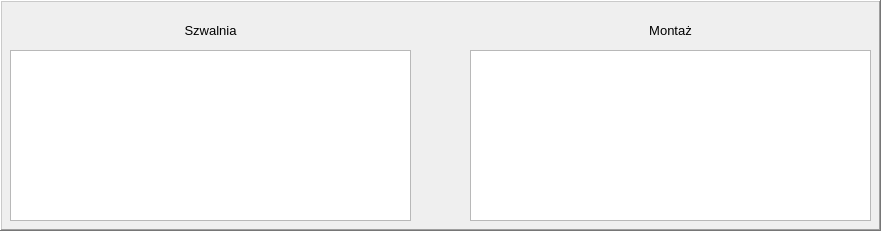
  <widget class="QFrame" name="frame_13">
   <property name="geometry">
    <rect>
     <x>10</x>
     <y>710</y>
     <width>881</width>
     <height>231</height>
    </rect>
   </property>
   <property name="frameShape">
    <enum>QFrame::WinPanel</enum>
   </property>
   <property name="frameShadow">
    <enum>QFrame::Raised</enum>
   </property>
   <widget class="QLabel" name="label_17">
    <property name="geometry">
     <rect>
      <x>10</x>
      <y>10</y>
      <width>401</width>
      <height>41</height>
     </rect>
    </property>
    <property name="font">
     <font>
      <family>MS Shell Dlg 2</family>
      <pointsize>10</pointsize>
     </font>
    </property>
    <property name="text">
     <string>Szwalnia</string>
    </property>
    <property name="alignment">
     <set>Qt::AlignCenter</set>
    </property>
   </widget>
   <widget class="QLabel" name="label_18">
    <property name="geometry">
     <rect>
      <x>470</x>
      <y>10</y>
      <width>401</width>
      <height>41</height>
     </rect>
    </property>
    <property name="font">
     <font>
      <family>MS Shell Dlg 2</family>
      <pointsize>10</pointsize>
     </font>
    </property>
    <property name="text">
     <string>Montaż</string>
    </property>
    <property name="alignment">
     <set>Qt::AlignCenter</set>
    </property>
   </widget>
   <widget class="QPlainTextEdit" name="plainTextEdit1">
    <property name="geometry">
     <rect>
      <x>10</x>
      <y>50</y>
      <width>401</width>
      <height>171</height>
     </rect>
    </property>
    <property name="tabChangesFocus">
     <bool>true</bool>
    </property>
   </widget>
   <widget class="QPlainTextEdit" name="plainTextEdit2">
    <property name="geometry">
     <rect>
      <x>470</x>
      <y>50</y>
      <width>401</width>
      <height>171</height>
     </rect>
    </property>
    <property name="tabChangesFocus">
     <bool>true</bool>
    </property>
   </widget>
  </widget>
